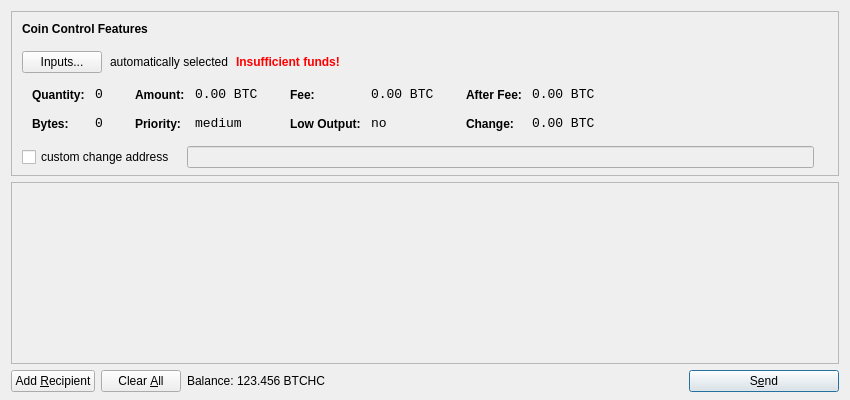
<?xml version="1.0" encoding="UTF-8"?>
<ui version="4.0">
 <class>SendCoinsDialog</class>
 <widget class="QDialog" name="SendCoinsDialog">
  <property name="geometry">
   <rect>
    <x>0</x>
    <y>0</y>
    <width>850</width>
    <height>400</height>
   </rect>
  </property>
  <property name="windowTitle">
   <string>Send Coins</string>
  </property>
  <layout class="QVBoxLayout" name="verticalLayout" stretch="0,1,0">
   <property name="bottomMargin">
    <number>8</number>
   </property>
   <item>
    <widget class="QFrame" name="frameCoinControl">
     <property name="sizePolicy">
      <sizepolicy hsizetype="Expanding" vsizetype="Expanding">
       <horstretch>0</horstretch>
       <verstretch>0</verstretch>
      </sizepolicy>
     </property>
     <property name="maximumSize">
      <size>
       <width>16777215</width>
       <height>16777215</height>
      </size>
     </property>
     <property name="frameShape">
      <enum>QFrame::StyledPanel</enum>
     </property>
     <property name="frameShadow">
      <enum>QFrame::Sunken</enum>
     </property>
     <layout class="QVBoxLayout" name="verticalLayoutCoinControl2">
      <property name="spacing">
       <number>-1</number>
      </property>
      <property name="leftMargin">
       <number>0</number>
      </property>
      <property name="topMargin">
       <number>0</number>
      </property>
      <property name="rightMargin">
       <number>0</number>
      </property>
      <property name="bottomMargin">
       <number>6</number>
      </property>
      <item>
       <layout class="QVBoxLayout" name="verticalLayoutCoinControl" stretch="0,0,0,0,1">
        <property name="spacing">
         <number>0</number>
        </property>
        <property name="leftMargin">
         <number>10</number>
        </property>
        <property name="topMargin">
         <number>10</number>
        </property>
        <item>
         <layout class="QHBoxLayout" name="horizontalLayoutCoinControl1">
          <property name="bottomMargin">
           <number>15</number>
          </property>
          <item>
           <widget class="QLabel" name="labelCoinControlFeatures">
            <property name="sizePolicy">
             <sizepolicy hsizetype="Preferred" vsizetype="Maximum">
              <horstretch>0</horstretch>
              <verstretch>0</verstretch>
             </sizepolicy>
            </property>
            <property name="font">
             <font>
              <weight>75</weight>
              <bold>true</bold>
             </font>
            </property>
            <property name="styleSheet">
             <string notr="true">font-weight:bold;</string>
            </property>
            <property name="text">
             <string>Coin Control Features</string>
            </property>
           </widget>
          </item>
         </layout>
        </item>
        <item>
         <layout class="QHBoxLayout" name="horizontalLayoutCoinControl2" stretch="0,0,0,0">
          <property name="spacing">
           <number>8</number>
          </property>
          <property name="bottomMargin">
           <number>10</number>
          </property>
          <item>
           <widget class="QPushButton" name="pushButtonCoinControl">
            <property name="styleSheet">
             <string notr="true"/>
            </property>
            <property name="text">
             <string>Inputs...</string>
            </property>
           </widget>
          </item>
          <item>
           <widget class="QLabel" name="labelCoinControlAutomaticallySelected">
            <property name="text">
             <string>automatically selected</string>
            </property>
            <property name="margin">
             <number>5</number>
            </property>
           </widget>
          </item>
          <item>
           <widget class="QLabel" name="labelCoinControlInsuffFunds">
            <property name="font">
             <font>
              <weight>75</weight>
              <bold>true</bold>
             </font>
            </property>
            <property name="styleSheet">
             <string notr="true">color:red;font-weight:bold;</string>
            </property>
            <property name="text">
             <string>Insufficient funds!</string>
            </property>
            <property name="margin">
             <number>5</number>
            </property>
           </widget>
          </item>
          <item>
           <spacer name="horizontalSpacerCoinControl">
            <property name="orientation">
             <enum>Qt::Horizontal</enum>
            </property>
            <property name="sizeHint" stdset="0">
             <size>
              <width>40</width>
              <height>1</height>
             </size>
            </property>
           </spacer>
          </item>
         </layout>
        </item>
        <item>
         <widget class="QWidget" name="widgetCoinControl" native="true">
          <property name="sizePolicy">
           <sizepolicy hsizetype="Preferred" vsizetype="Preferred">
            <horstretch>0</horstretch>
            <verstretch>0</verstretch>
           </sizepolicy>
          </property>
          <property name="minimumSize">
           <size>
            <width>0</width>
            <height>0</height>
           </size>
          </property>
          <property name="styleSheet">
           <string notr="true"/>
          </property>
          <layout class="QHBoxLayout" name="horizontalLayoutCoinControl5">
           <property name="margin">
            <number>0</number>
           </property>
           <item>
            <layout class="QHBoxLayout" name="horizontalLayoutCoinControl3" stretch="0,0,0,1">
             <property name="spacing">
              <number>20</number>
             </property>
             <property name="topMargin">
              <number>0</number>
             </property>
             <property name="bottomMargin">
              <number>10</number>
             </property>
             <item>
              <layout class="QFormLayout" name="formLayoutCoinControl1">
               <property name="horizontalSpacing">
                <number>10</number>
               </property>
               <property name="verticalSpacing">
                <number>14</number>
               </property>
               <property name="leftMargin">
                <number>10</number>
               </property>
               <property name="topMargin">
                <number>4</number>
               </property>
               <property name="rightMargin">
                <number>6</number>
               </property>
               <item row="0" column="0">
                <widget class="QLabel" name="labelCoinControlQuantityText">
                 <property name="styleSheet">
                  <string notr="true">font-weight:bold;</string>
                 </property>
                 <property name="text">
                  <string>Quantity:</string>
                 </property>
                 <property name="margin">
                  <number>0</number>
                 </property>
                </widget>
               </item>
               <item row="0" column="1">
                <widget class="QLabel" name="labelCoinControlQuantity">
                 <property name="font">
                  <font>
                   <family>Monospace</family>
                   <pointsize>10</pointsize>
                  </font>
                 </property>
                 <property name="cursor">
                  <cursorShape>IBeamCursor</cursorShape>
                 </property>
                 <property name="contextMenuPolicy">
                  <enum>Qt::ActionsContextMenu</enum>
                 </property>
                 <property name="text">
                  <string notr="true">0</string>
                 </property>
                 <property name="margin">
                  <number>0</number>
                 </property>
                 <property name="textInteractionFlags">
                  <set>Qt::LinksAccessibleByMouse|Qt::TextSelectableByKeyboard|Qt::TextSelectableByMouse</set>
                 </property>
                </widget>
               </item>
               <item row="1" column="0">
                <widget class="QLabel" name="labelCoinControlBytesText">
                 <property name="styleSheet">
                  <string notr="true">font-weight:bold;</string>
                 </property>
                 <property name="text">
                  <string>Bytes:</string>
                 </property>
                </widget>
               </item>
               <item row="1" column="1">
                <widget class="QLabel" name="labelCoinControlBytes">
                 <property name="font">
                  <font>
                   <family>Monospace</family>
                   <pointsize>10</pointsize>
                  </font>
                 </property>
                 <property name="cursor">
                  <cursorShape>IBeamCursor</cursorShape>
                 </property>
                 <property name="contextMenuPolicy">
                  <enum>Qt::ActionsContextMenu</enum>
                 </property>
                 <property name="text">
                  <string notr="true">0</string>
                 </property>
                 <property name="textInteractionFlags">
                  <set>Qt::LinksAccessibleByMouse|Qt::TextSelectableByKeyboard|Qt::TextSelectableByMouse</set>
                 </property>
                </widget>
               </item>
              </layout>
             </item>
             <item>
              <layout class="QFormLayout" name="formLayoutCoinControl2">
               <property name="horizontalSpacing">
                <number>10</number>
               </property>
               <property name="verticalSpacing">
                <number>14</number>
               </property>
               <property name="leftMargin">
                <number>6</number>
               </property>
               <property name="topMargin">
                <number>4</number>
               </property>
               <property name="rightMargin">
                <number>6</number>
               </property>
               <item row="0" column="0">
                <widget class="QLabel" name="labelCoinControlAmountText">
                 <property name="styleSheet">
                  <string notr="true">font-weight:bold;</string>
                 </property>
                 <property name="text">
                  <string>Amount:</string>
                 </property>
                 <property name="margin">
                  <number>0</number>
                 </property>
                </widget>
               </item>
               <item row="0" column="1">
                <widget class="QLabel" name="labelCoinControlAmount">
                 <property name="font">
                  <font>
                   <family>Monospace</family>
                   <pointsize>10</pointsize>
                  </font>
                 </property>
                 <property name="cursor">
                  <cursorShape>IBeamCursor</cursorShape>
                 </property>
                 <property name="contextMenuPolicy">
                  <enum>Qt::ActionsContextMenu</enum>
                 </property>
                 <property name="text">
                  <string notr="true">0.00 BTC</string>
                 </property>
                 <property name="textInteractionFlags">
                  <set>Qt::LinksAccessibleByMouse|Qt::TextSelectableByKeyboard|Qt::TextSelectableByMouse</set>
                 </property>
                </widget>
               </item>
               <item row="1" column="0">
                <widget class="QLabel" name="labelCoinControlPriorityText">
                 <property name="styleSheet">
                  <string notr="true">font-weight:bold;</string>
                 </property>
                 <property name="text">
                  <string>Priority:</string>
                 </property>
                </widget>
               </item>
               <item row="1" column="1">
                <widget class="QLabel" name="labelCoinControlPriority">
                 <property name="font">
                  <font>
                   <family>Monospace</family>
                   <pointsize>10</pointsize>
                  </font>
                 </property>
                 <property name="cursor">
                  <cursorShape>IBeamCursor</cursorShape>
                 </property>
                 <property name="contextMenuPolicy">
                  <enum>Qt::ActionsContextMenu</enum>
                 </property>
                 <property name="text">
                  <string>medium</string>
                 </property>
                 <property name="textInteractionFlags">
                  <set>Qt::LinksAccessibleByMouse|Qt::TextSelectableByKeyboard|Qt::TextSelectableByMouse</set>
                 </property>
                </widget>
               </item>
              </layout>
             </item>
             <item>
              <layout class="QFormLayout" name="formLayoutCoinControl3">
               <property name="horizontalSpacing">
                <number>10</number>
               </property>
               <property name="verticalSpacing">
                <number>14</number>
               </property>
               <property name="leftMargin">
                <number>6</number>
               </property>
               <property name="topMargin">
                <number>4</number>
               </property>
               <property name="rightMargin">
                <number>6</number>
               </property>
               <item row="0" column="0">
                <widget class="QLabel" name="labelCoinControlFeeText">
                 <property name="styleSheet">
                  <string notr="true">font-weight:bold;</string>
                 </property>
                 <property name="text">
                  <string>Fee:</string>
                 </property>
                 <property name="margin">
                  <number>0</number>
                 </property>
                </widget>
               </item>
               <item row="0" column="1">
                <widget class="QLabel" name="labelCoinControlFee">
                 <property name="font">
                  <font>
                   <family>Monospace</family>
                   <pointsize>10</pointsize>
                  </font>
                 </property>
                 <property name="cursor">
                  <cursorShape>IBeamCursor</cursorShape>
                 </property>
                 <property name="contextMenuPolicy">
                  <enum>Qt::ActionsContextMenu</enum>
                 </property>
                 <property name="text">
                  <string notr="true">0.00 BTC</string>
                 </property>
                 <property name="textInteractionFlags">
                  <set>Qt::LinksAccessibleByMouse|Qt::TextSelectableByKeyboard|Qt::TextSelectableByMouse</set>
                 </property>
                </widget>
               </item>
               <item row="1" column="0">
                <widget class="QLabel" name="labelCoinControlLowOutputText">
                 <property name="styleSheet">
                  <string notr="true">font-weight:bold;</string>
                 </property>
                 <property name="text">
                  <string>Low Output:</string>
                 </property>
                </widget>
               </item>
               <item row="1" column="1">
                <widget class="QLabel" name="labelCoinControlLowOutput">
                 <property name="font">
                  <font>
                   <family>Monospace</family>
                   <pointsize>10</pointsize>
                  </font>
                 </property>
                 <property name="cursor">
                  <cursorShape>IBeamCursor</cursorShape>
                 </property>
                 <property name="contextMenuPolicy">
                  <enum>Qt::ActionsContextMenu</enum>
                 </property>
                 <property name="text">
                  <string>no</string>
                 </property>
                 <property name="textInteractionFlags">
                  <set>Qt::LinksAccessibleByMouse|Qt::TextSelectableByKeyboard|Qt::TextSelectableByMouse</set>
                 </property>
                </widget>
               </item>
              </layout>
             </item>
             <item>
              <layout class="QFormLayout" name="formLayoutCoinControl4">
               <property name="horizontalSpacing">
                <number>10</number>
               </property>
               <property name="verticalSpacing">
                <number>14</number>
               </property>
               <property name="leftMargin">
                <number>6</number>
               </property>
               <property name="topMargin">
                <number>4</number>
               </property>
               <property name="rightMargin">
                <number>6</number>
               </property>
               <item row="0" column="0">
                <widget class="QLabel" name="labelCoinControlAfterFeeText">
                 <property name="styleSheet">
                  <string notr="true">font-weight:bold;</string>
                 </property>
                 <property name="text">
                  <string>After Fee:</string>
                 </property>
                 <property name="margin">
                  <number>0</number>
                 </property>
                </widget>
               </item>
               <item row="0" column="1">
                <widget class="QLabel" name="labelCoinControlAfterFee">
                 <property name="font">
                  <font>
                   <family>Monospace</family>
                   <pointsize>10</pointsize>
                  </font>
                 </property>
                 <property name="cursor">
                  <cursorShape>IBeamCursor</cursorShape>
                 </property>
                 <property name="contextMenuPolicy">
                  <enum>Qt::ActionsContextMenu</enum>
                 </property>
                 <property name="text">
                  <string notr="true">0.00 BTC</string>
                 </property>
                 <property name="textInteractionFlags">
                  <set>Qt::LinksAccessibleByMouse|Qt::TextSelectableByKeyboard|Qt::TextSelectableByMouse</set>
                 </property>
                </widget>
               </item>
               <item row="1" column="0">
                <widget class="QLabel" name="labelCoinControlChangeText">
                 <property name="styleSheet">
                  <string notr="true">font-weight:bold;</string>
                 </property>
                 <property name="text">
                  <string>Change:</string>
                 </property>
                </widget>
               </item>
               <item row="1" column="1">
                <widget class="QLabel" name="labelCoinControlChange">
                 <property name="font">
                  <font>
                   <family>Monospace</family>
                   <pointsize>10</pointsize>
                  </font>
                 </property>
                 <property name="cursor">
                  <cursorShape>IBeamCursor</cursorShape>
                 </property>
                 <property name="contextMenuPolicy">
                  <enum>Qt::ActionsContextMenu</enum>
                 </property>
                 <property name="text">
                  <string notr="true">0.00 BTC</string>
                 </property>
                 <property name="textInteractionFlags">
                  <set>Qt::LinksAccessibleByMouse|Qt::TextSelectableByKeyboard|Qt::TextSelectableByMouse</set>
                 </property>
                </widget>
               </item>
              </layout>
             </item>
            </layout>
           </item>
          </layout>
         </widget>
        </item>
        <item>
         <layout class="QHBoxLayout" name="horizontalLayoutCoinControl4" stretch="0,0,0">
          <property name="spacing">
           <number>12</number>
          </property>
          <property name="sizeConstraint">
           <enum>QLayout::SetDefaultConstraint</enum>
          </property>
          <property name="topMargin">
           <number>5</number>
          </property>
          <property name="rightMargin">
           <number>5</number>
          </property>
          <item>
           <widget class="QCheckBox" name="checkBoxCoinControlChange">
            <property name="text">
             <string>custom change address</string>
            </property>
           </widget>
          </item>
          <item>
           <widget class="QLineEdit" name="lineEditCoinControlChange">
            <property name="enabled">
             <bool>false</bool>
            </property>
            <property name="sizePolicy">
             <sizepolicy hsizetype="Expanding" vsizetype="Fixed">
              <horstretch>0</horstretch>
              <verstretch>0</verstretch>
             </sizepolicy>
            </property>
           </widget>
          </item>
          <item>
           <widget class="QLabel" name="labelCoinControlChangeLabel">
            <property name="sizePolicy">
             <sizepolicy hsizetype="Preferred" vsizetype="Expanding">
              <horstretch>0</horstretch>
              <verstretch>0</verstretch>
             </sizepolicy>
            </property>
            <property name="minimumSize">
             <size>
              <width>0</width>
              <height>0</height>
             </size>
            </property>
            <property name="text">
             <string/>
            </property>
            <property name="margin">
             <number>3</number>
            </property>
           </widget>
          </item>
         </layout>
        </item>
        <item>
         <spacer name="verticalSpacerCoinControl">
          <property name="orientation">
           <enum>Qt::Vertical</enum>
          </property>
          <property name="sizeHint" stdset="0">
           <size>
            <width>800</width>
            <height>1</height>
           </size>
          </property>
         </spacer>
        </item>
       </layout>
      </item>
     </layout>
    </widget>
   </item>
   <item>
    <widget class="QScrollArea" name="scrollArea">
     <property name="widgetResizable">
      <bool>true</bool>
     </property>
     <widget class="QWidget" name="scrollAreaWidgetContents">
      <property name="geometry">
       <rect>
        <x>0</x>
        <y>0</y>
        <width>830</width>
        <height>165</height>
       </rect>
      </property>
      <layout class="QVBoxLayout" name="verticalLayout_2">
       <property name="margin">
        <number>0</number>
       </property>
       <item>
        <layout class="QVBoxLayout" name="entries">
         <property name="spacing">
          <number>6</number>
         </property>
        </layout>
       </item>
       <item>
        <spacer name="verticalSpacer">
         <property name="orientation">
          <enum>Qt::Vertical</enum>
         </property>
         <property name="sizeHint" stdset="0">
          <size>
           <width>20</width>
           <height>40</height>
          </size>
         </property>
        </spacer>
       </item>
      </layout>
     </widget>
    </widget>
   </item>
   <item>
    <layout class="QHBoxLayout" name="horizontalLayout">
     <item>
      <widget class="QPushButton" name="addButton">
       <property name="toolTip">
        <string>Send to multiple recipients at once</string>
       </property>
       <property name="text">
        <string>Add &amp;Recipient</string>
       </property>
       <property name="icon">
        <iconset resource="../bitcoin.qrc">
         <normaloff>:/icons/add</normaloff>:/icons/add</iconset>
       </property>
       <property name="autoDefault">
        <bool>false</bool>
       </property>
      </widget>
     </item>
     <item>
      <widget class="QPushButton" name="clearButton">
       <property name="sizePolicy">
        <sizepolicy hsizetype="Minimum" vsizetype="Fixed">
         <horstretch>0</horstretch>
         <verstretch>0</verstretch>
        </sizepolicy>
       </property>
       <property name="toolTip">
        <string>Remove all transaction fields</string>
       </property>
       <property name="text">
        <string>Clear &amp;All</string>
       </property>
       <property name="icon">
        <iconset resource="../bitcoin.qrc">
         <normaloff>:/icons/remove</normaloff>:/icons/remove</iconset>
       </property>
       <property name="autoRepeatDelay">
        <number>300</number>
       </property>
       <property name="autoDefault">
        <bool>false</bool>
       </property>
      </widget>
     </item>
     <item>
      <layout class="QHBoxLayout" name="horizontalLayout_2">
       <property name="spacing">
        <number>3</number>
       </property>
       <item>
        <widget class="QLabel" name="label">
         <property name="text">
          <string>Balance:</string>
         </property>
        </widget>
       </item>
       <item>
        <widget class="QLabel" name="labelBalance">
         <property name="cursor">
          <cursorShape>IBeamCursor</cursorShape>
         </property>
         <property name="text">
          <string>123.456 BTCHC</string>
         </property>
         <property name="textInteractionFlags">
          <set>Qt::LinksAccessibleByMouse|Qt::TextSelectableByKeyboard|Qt::TextSelectableByMouse</set>
         </property>
        </widget>
       </item>
      </layout>
     </item>
     <item>
      <spacer name="horizontalSpacer">
       <property name="orientation">
        <enum>Qt::Horizontal</enum>
       </property>
       <property name="sizeHint" stdset="0">
        <size>
         <width>40</width>
         <height>20</height>
        </size>
       </property>
      </spacer>
     </item>
     <item>
      <widget class="QPushButton" name="sendButton">
       <property name="minimumSize">
        <size>
         <width>150</width>
         <height>0</height>
        </size>
       </property>
       <property name="toolTip">
        <string>Confirm the send action</string>
       </property>
       <property name="text">
        <string>S&amp;end</string>
       </property>
       <property name="icon">
        <iconset resource="../bitcoin.qrc">
         <normaloff>:/icons/send</normaloff>:/icons/send</iconset>
       </property>
       <property name="default">
        <bool>true</bool>
       </property>
      </widget>
     </item>
    </layout>
   </item>
  </layout>
 </widget>
 <resources>
  <include location="../bitcoin.qrc"/>
 </resources>
 <connections/>
</ui>
